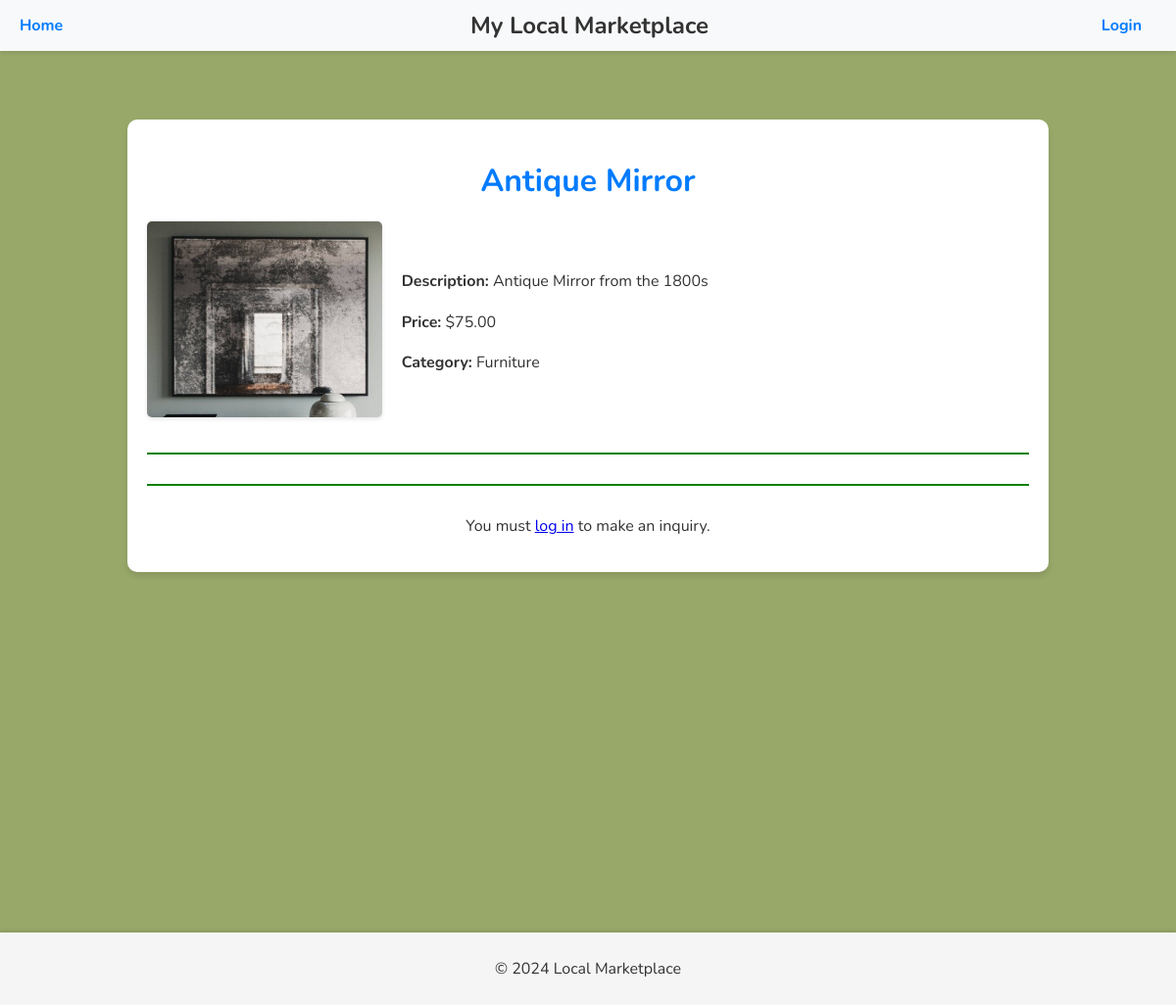
Screenshot of /project/listings/6/ with the database file from the repository.
### project/models.py (models this page shows, shortened)
class Listing(models.Model):
    item_name = models.CharField(max_length=100)
    description = models.TextField()
    price = models.DecimalField(max_digits=10, decimal_places=2)
    seller = models.ForeignKey(Profile, on_delete=models.CASCADE, related_name='listings')
    posted_date = models.DateTimeField(auto_now_add=True)
    category = models.ForeignKey(Category, on_delete=models.SET_NULL, null=True, blank=True)
    picture = models.ImageField(upload_to='listing_pictures/', blank=True, null=True)
    status = models.CharField(
        max_length=10,
        choices=[('available', 'Available'), ('bought', 'Bought')],
        default='available'
    )

class Category(models.Model):
    name = models.CharField(max_length=50, unique=True)
    description = models.TextField(blank=True, null=True)

### project/views.py (the view, shortened to what this page needs)
# urls.py: path('listings/<int:pk>/', ListingDetailView.as_view(), name='listing_detail'),
class ListingDetailView(DetailView):
    model = Listing
    template_name = 'project/listing_detail.html'
    context_object_name = 'listing'
    def get_context_data(self, **kwargs):
        context = super().get_context_data(**kwargs)
        if self.request.user.is_authenticated:
            context['inquiry_form'] = InquiryForm()
        return context

### project/templates/project/listing_detail.html (shortened to what this page needs)
{% extends 'project/base.html' %}
{% block content %}
<div class="listing-detail-page">
    <div class="listing-detail-container">
        <h1>{{ listing.item_name }}</h1>
        <div class="listing-detail-content">
            <div class="listing-image">
                {% if listing.picture %}
                    <img src="{{ listing.picture.url }}" alt="{{ listing.item_name }}">
                {% else %}
                    <p>No image available</p>
                {% endif %}
            </div>
            <div class="listing-info">
                <p><strong>Description:</strong> {{ listing.description }}</p>
                <p><strong>Price:</strong> ${{ listing.price }}</p>
                <p><strong>Category:</strong> {{ listing.category.name }}</p>
            </div>
        </div>
        <hr class="section-divider">
        <hr class="section-divider">
    {% if user.is_authenticated %}
        <h2>Make an Inquiry</h2>
        <form method="post">
            {% csrf_token %}
            {{ inquiry_form.as_p }}
            <button type="submit" class="inquiry-button">Send Inquiry</button>
        </form>
    {% else %}
        <p>You must <a href="{% url 'login' %}">log in</a> to make an inquiry.</p>
    {% endif %}
</div>
{% endblock %}

### static/project/styles.css (style rules this page uses)
body { font-family: 'Nunito', sans-serif; font-weight: 400; font-style: normal; margin: 0; padding: 0; width: 100%; min-height: 100%; flex-direction: column; }
.listing-detail-container { max-width: 900px; margin: 20px auto; padding: 20px; background-color: #ffffff; border-radius: 10px; box-shadow: 0px 4px 6px rgba(0, 0, 0, 0.1); font-family: 'Nunito', sans-serif; color: #333; text-align: center; }
.listing-detail-container h1 { font-size: 2rem; margin-bottom: 20px; color: #007bff; text-align: center; }
.listing-detail-content { display: flex; gap: 20px; align-items: center; justify-content: center; }
.listing-image img { max-width: 100%; max-height: 200px; border-radius: 5px; box-shadow: 0px 2px 4px rgba(0, 0, 0, 0.1); }
.listing-info { flex: 1; font-size: 1rem; line-height: 1.6; text-align: left; }
.section-divider { border: none; height: 2px; background-color: green; margin: 30px 0; }
.listing-detail-page { background-color: #98A869; padding: 50px 0; min-height: 100vh; }

### rows the page displays
Listing: item_name "Antique Mirror", picture (picture), description "Antique Mirror from the 1800s", price "75.00", category.name "Furniture"
